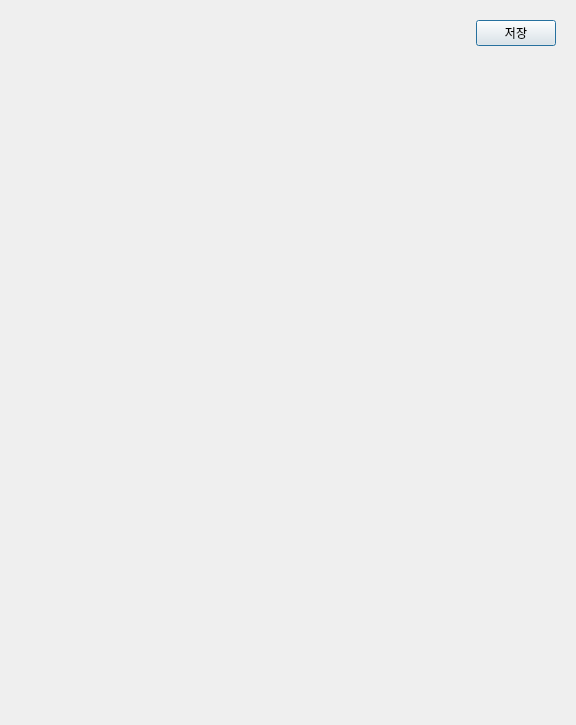
<?xml version="1.0" encoding="UTF-8"?>
<ui version="4.0">
 <class>Dialog</class>
 <widget class="QDialog" name="Dialog">
  <property name="geometry">
   <rect>
    <x>0</x>
    <y>0</y>
    <width>576</width>
    <height>725</height>
   </rect>
  </property>
  <property name="sizePolicy">
   <sizepolicy hsizetype="Preferred" vsizetype="Fixed">
    <horstretch>0</horstretch>
    <verstretch>0</verstretch>
   </sizepolicy>
  </property>
  <property name="windowTitle">
   <string>Dialog</string>
  </property>
  <layout class="QVBoxLayout" name="verticalLayout">
   <item>
    <widget class="QFrame" name="frame_button">
     <property name="sizePolicy">
      <sizepolicy hsizetype="Preferred" vsizetype="Fixed">
       <horstretch>0</horstretch>
       <verstretch>0</verstretch>
      </sizepolicy>
     </property>
     <property name="frameShape">
      <enum>QFrame::NoFrame</enum>
     </property>
     <property name="frameShadow">
      <enum>QFrame::Raised</enum>
     </property>
     <layout class="QHBoxLayout" name="horizontalLayout">
      <item>
       <spacer name="horizontalSpacer">
        <property name="orientation">
         <enum>Qt::Horizontal</enum>
        </property>
        <property name="sizeHint" stdset="0">
         <size>
          <width>451</width>
          <height>20</height>
         </size>
        </property>
       </spacer>
      </item>
      <item>
       <widget class="QPushButton" name="PB_Save">
        <property name="text">
         <string>저장</string>
        </property>
       </widget>
      </item>
     </layout>
    </widget>
   </item>
   <item>
    <widget class="File_Upload_ListWidget" name="widget" native="true"/>
   </item>
   <item>
    <widget class="QFrame" name="frame_ImageView">
     <property name="sizePolicy">
      <sizepolicy hsizetype="Fixed" vsizetype="Fixed">
       <horstretch>0</horstretch>
       <verstretch>0</verstretch>
      </sizepolicy>
     </property>
     <property name="frameShape">
      <enum>QFrame::StyledPanel</enum>
     </property>
     <property name="frameShadow">
      <enum>QFrame::Raised</enum>
     </property>
    </widget>
   </item>
  </layout>
 </widget>
 <customwidgets>
  <customwidget>
   <class>File_Upload_ListWidget</class>
   <extends>QWidget</extends>
   <header>modules.PyQt.component.file.file_upload_listwidget</header>
   <container>1</container>
  </customwidget>
 </customwidgets>
 <resources/>
 <connections/>
</ui>
